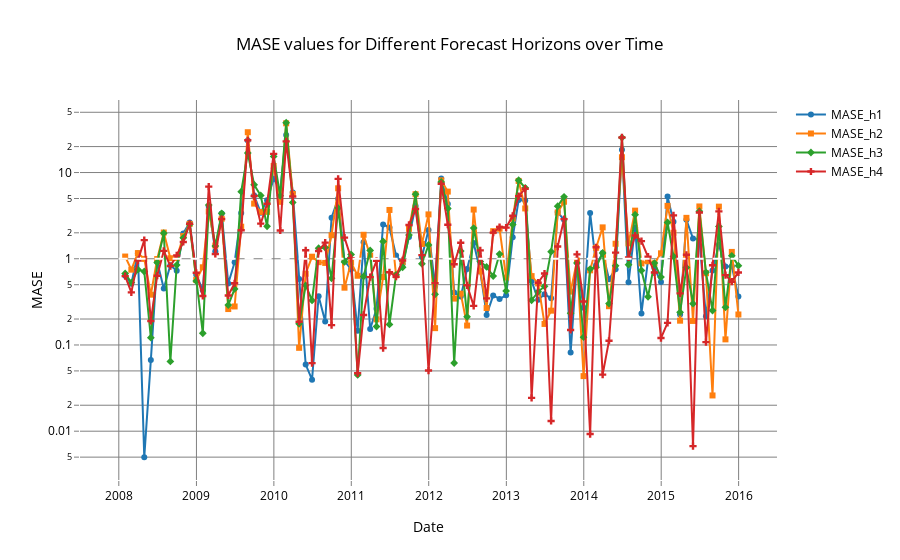

Here is the notebook cell this chart was saved with:
### Code cell
import plotly.graph_objects as go

# Create the interactive line plot using Plotly
fig = go.Figure()

# Add lines for each forecast horizon with different markers
fig.add_trace(go.Scatter(x=mase_direct_monthly_df.index, y=mase_direct_monthly_df['MASE_h1'], mode='lines+markers', name='MASE_h1', marker=dict(symbol='circle')))
fig.add_trace(go.Scatter(x=mase_direct_monthly_df.index, y=mase_direct_monthly_df['MASE_h2'], mode='lines+markers', name='MASE_h2', marker=dict(symbol='square')))
fig.add_trace(go.Scatter(x=mase_direct_monthly_df.index, y=mase_direct_monthly_df['MASE_h3'], mode='lines+markers', name='MASE_h3', marker=dict(symbol='diamond')))
fig.add_trace(go.Scatter(x=mase_direct_monthly_df.index, y=mase_direct_monthly_df['MASE_h4'], mode='lines+markers', name='MASE_h4', marker=dict(symbol='cross')))

# Add a horizontal line at MASE=1 for reference
fig.add_shape(
    type='line',
    line=dict(dash='dash', color='white'),
    x0=mase_direct_monthly_df.index[0],
    x1=mase_direct_monthly_df.index[-1],
    y0=1,
    y1=1
)

# Update the layout for transparent background and other stylistic choices
fig.update_layout(
    title='MASE values for Different Forecast Horizons over Time',
    xaxis_title='Date',
    yaxis_title='MASE',
    template="none",
    yaxis=dict(type='log', gridcolor='gray', tickcolor='gray', tickfont=dict(color='black')),
    xaxis=dict(gridcolor='gray', tickcolor='gray', tickfont=dict(color='black')),
    plot_bgcolor='rgba(0,0,0,0)',     # Transparent background for the plot area
    paper_bgcolor='rgba(0,0,0,0)',   # Transparent background for the whole figure
    font=dict(color='black'),
    legend=dict(font=dict(color='black'))
)

fig.show()
